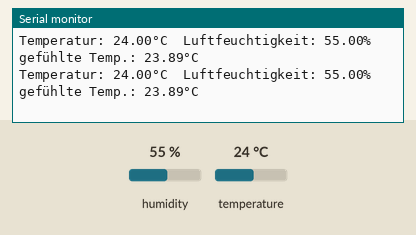
The sketch below on a simulated Arduino Uno, built with avr-gcc and run on an emulated ATmega328P. On the bench: the last lines printed to the serial monitor. Inputs (shaded band) come from the test bench; at power-on: humidity 55 %, temperature 24 °C.

Above: at 5.8 s.
5.9 s: humidity set to 22 %
At 11.4 s:
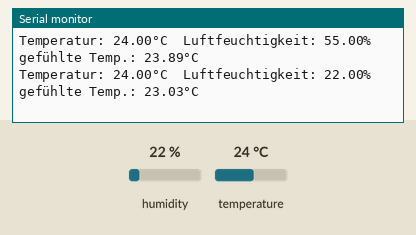
11.9 s: temperature set to 12 °C
At 15.8 s:
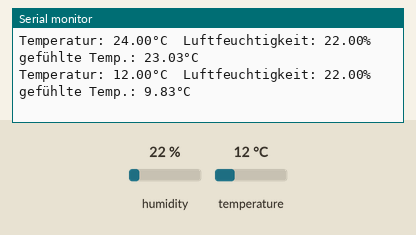
17.9 s: humidity set to 40 %
At 21.4 s:
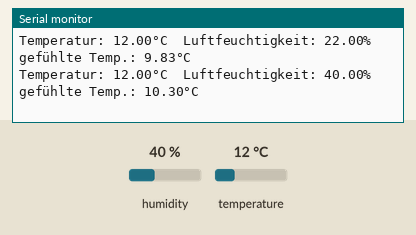
Timing chart, 0 to 22.9 s (numbered marks = the images above; inputs shaded):
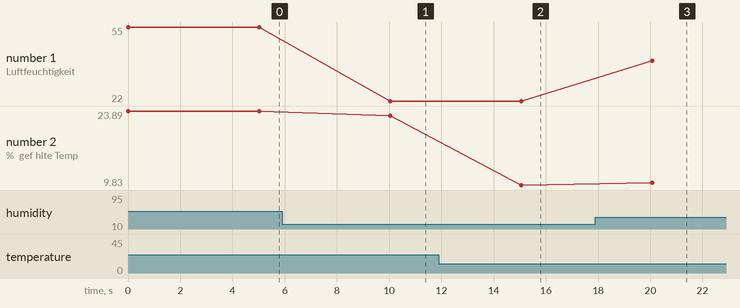

The sketch:

K09_06_Temperatur.ino
```cpp
#include "DHT.h"

DHT dht(2, DHT22);

void setup() {
  Serial.begin(9600);
  dht.begin();
}

void loop() {
  float Temp = dht.readTemperature();
  float Feuchte = dht.readHumidity();
  float HI = dht.computeHeatIndex(Temp, Feuchte, false);

  Serial.print("Temperatur: ");
  Serial.print(Temp);
  Serial.print("°C  Luftfeuchtigkeit: ");
  Serial.print(Feuchte);
  Serial.print("%  gefühlte Temp.: ");
  Serial.print(HI);
  Serial.println("°C ");

  delay(5000);
}
```

Measured:
- after the input at 5.9 s, the serial monitor: prints a new line after 4.1 s (image 1)
- after the input at 11.9 s, the serial monitor: prints a new line after 3.2 s (image 2)
- after the input at 17.9 s, the serial monitor: prints a new line after 2.2 s (image 3)
- plotted number 1: 55 → 22 after the input at 5.9 s, 22 → 40 after the input at 17.9 s
- plotted number 2: 23.89 → 23.03 after the input at 5.9 s, 23.03 → 9.83 after the input at 11.9 s, 9.83 → 10.3 after the input at 17.9 s
